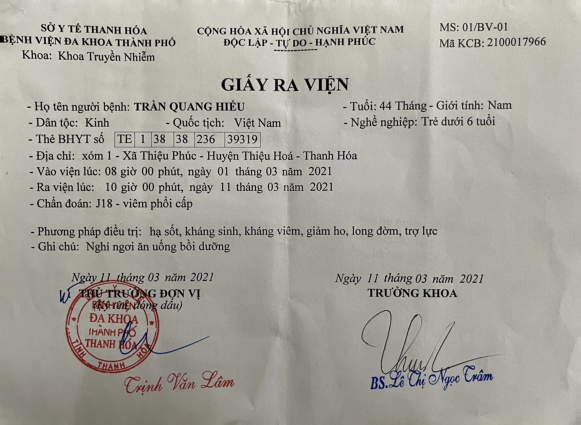
#> input picture test_image/0.jpg, 1162 x 850 px (shown at 1/2 size)
$ python -i ocr_helpers.py   (imports and definitions only)   (older library calls are emulated)
#> lines starting #> are read from the running program, lines starting #| are printed output that depends on the picture
#> further down, picture is the input picture: shape (850, 1162, 3); mean B, G, R 155.8, 164, 166.4
# -*- coding: utf-8 -*-
"""
Helper functions for ocr project
"""
import matplotlib.pyplot as plt
import numpy as np
import cv2
from PIL import Image
from settings import config


def read_image_from_dir(path) -> Image.Image:
    image = Image.open(path)
    return image


# [14 lines left out: functions implt, resize, not called in this run]


def ratio(img, height=config.SMALL_HEIGHT):
    """Getting scale ratio."""
    return img.shape[0] / height


# [12 lines left out: function img_extend, not called in this run]


def sobel(channel):
    """ The Sobel Operator"""
    sobelX = cv2.Sobel(channel, cv2.CV_16S, 1, 0)
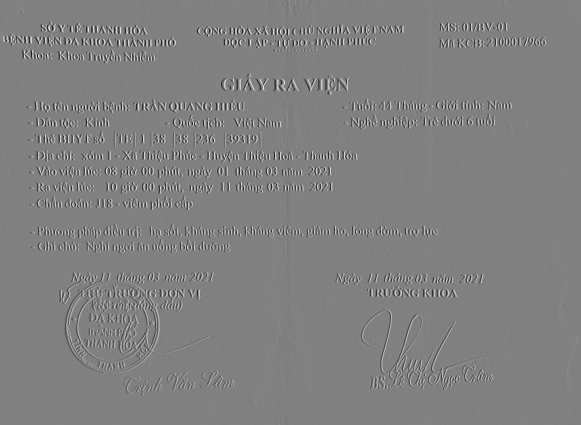
#> sobelX: shape (850, 1162) int16 (shown at 1/2 size); min -853, max 836, mean 0.1; drawn with min black and max white
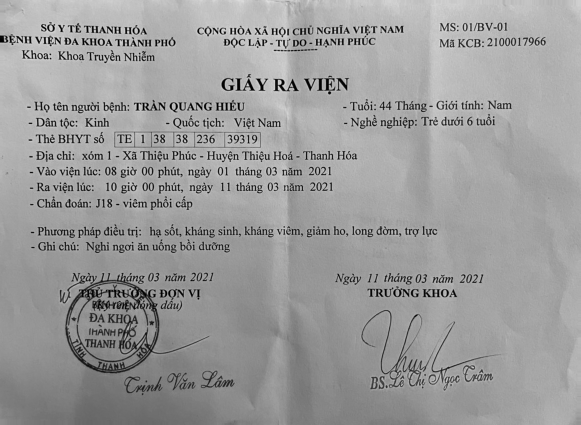
#> channel: shape (850, 1162) (shown at 1/2 size); min 0, max 241, mean 155.8
    sobelY = cv2.Sobel(channel, cv2.CV_16S, 0, 1)
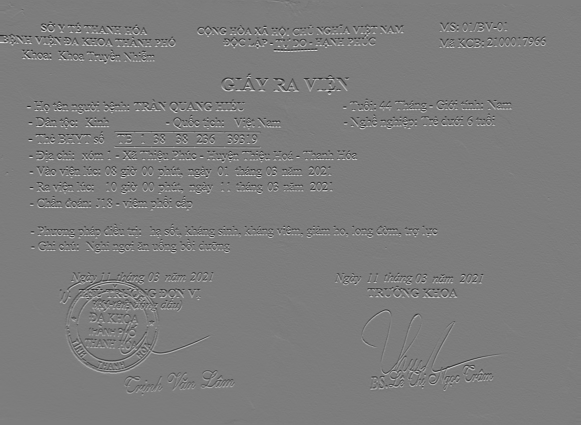
#> sobelY: shape (850, 1162) int16 (shown at 1/2 size); min -777, max 807, mean -0.6; drawn with min black and max white
    # Combine x, y gradient magnitudes sqrt(x^2 + y^2)
    sobel = np.hypot(sobelX, sobelY)
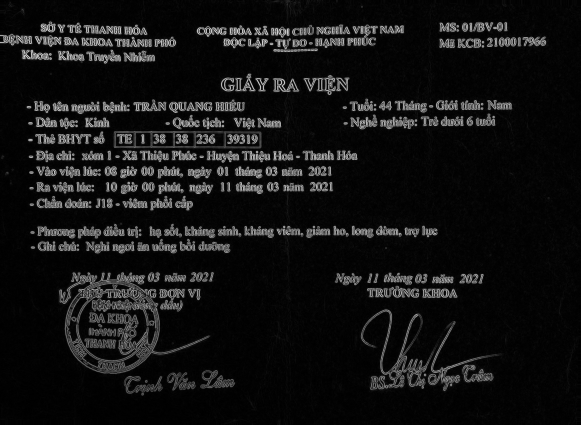
#> sobel: shape (850, 1162) float32 (shown at 1/2 size); min 0, max 856.2, mean 62.9; drawn with min black and max white
    sobel[sobel > 255] = 255
    return np.uint8(sobel)


def edge_detect(im):
    """
    Edge detection
    The Sobel operator is applied for each image layer (RGB)
    """
    return np.max(np.array([sobel(im[:,:, 0]), sobel(im[:,:, 1]), sobel(im[:,:, 2]) ]), axis=0)
#> in sobel (call 2), `sobel[sobel > 255] = 255`:
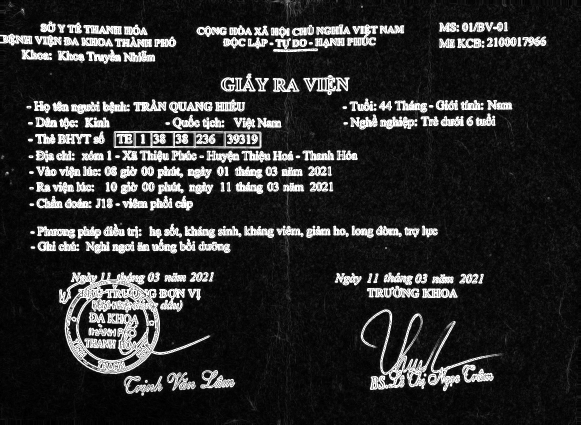
#> sobel: shape (850, 1162) float32 (shown at 1/2 size); min 0, max 255, mean 44
#> in sobel (call 3), `sobelX = cv2.Sobel(channel, cv2.CV_16S, 1, 0)`:
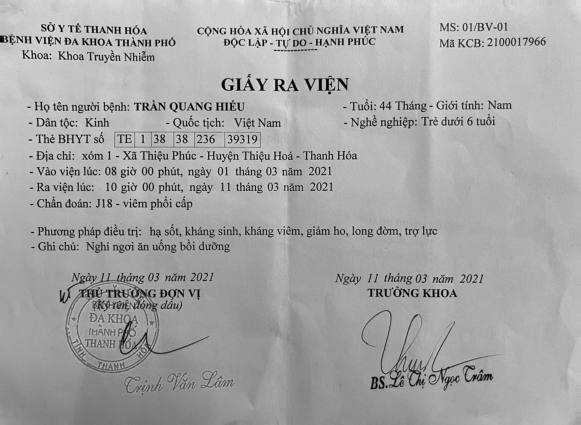
#> channel: shape (850, 1162) (shown at 1/2 size); min 0, max 249, mean 166.4
#> in sobel (call 3), `sobel[sobel > 255] = 255`:
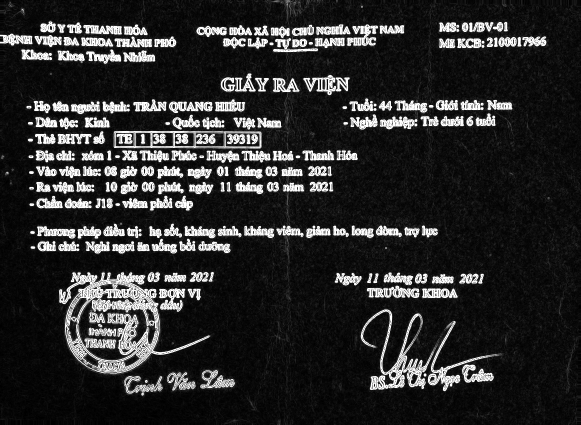
#> sobel: shape (850, 1162) float32 (shown at 1/2 size); min 0, max 255, mean 43.8

# [162 lines left out: functions union, intersect, group_rectangles, textDetectWatershed, text_detect, not called in this run]

>>> import cv2
>>> picture = cv2.imread('../test_image/0.jpg')
>>> result = edge_detect(picture)
